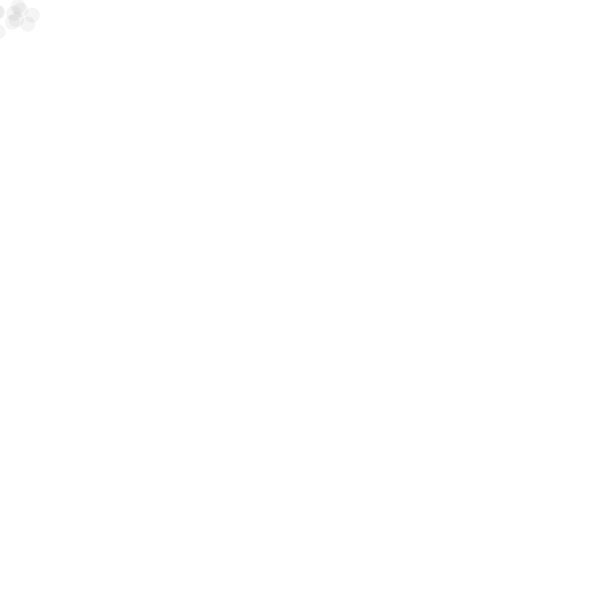
Frame 1 (no input)
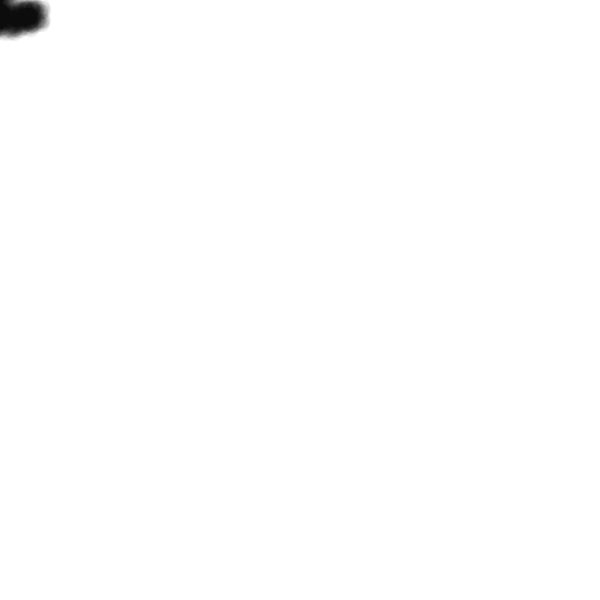
Frame 60 (the mouse pressed at the canvas centre just before this capture)
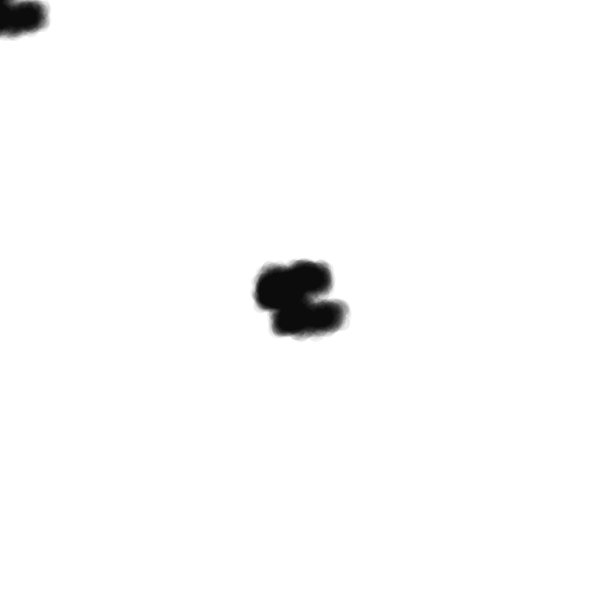
Frame 120 (the mouse held since frame 60 and released just before this capture)

The Processing sketch that drew these frames (run headless with seeded random() and noise(); from frame 60 on, the mouse is pressed at the canvas centre):

// Processing sketch: trace_experiment01_a2
// ── trace_experiment01_a2.pde
float t = 0;

int traceDensity = 50;
float distortion = 60;
float traceSize = 15;
float traceAlpha = 10;

void setup() {
  size(600, 600);
  background(255);
}

void draw() {
  noStroke();
  fill(0, traceAlpha);

  for (int i = 0; i < traceDensity; i++) {

    float noiseX = map(
      noise(t + i * 0.1),
      0, 1,
      -distortion, distortion
    );

    float noiseY = map(
      noise(t + 1000 + i * 0.1),
      0, 1,
      -distortion, distortion
    );

    float randomX = random(-10, 10);
    float randomY = random(-10, 10);

    circle(
      mouseX + noiseX + randomX,
      mouseY + noiseY + randomY,
      traceSize
    );
  }

  t = t + 0.01;
}
